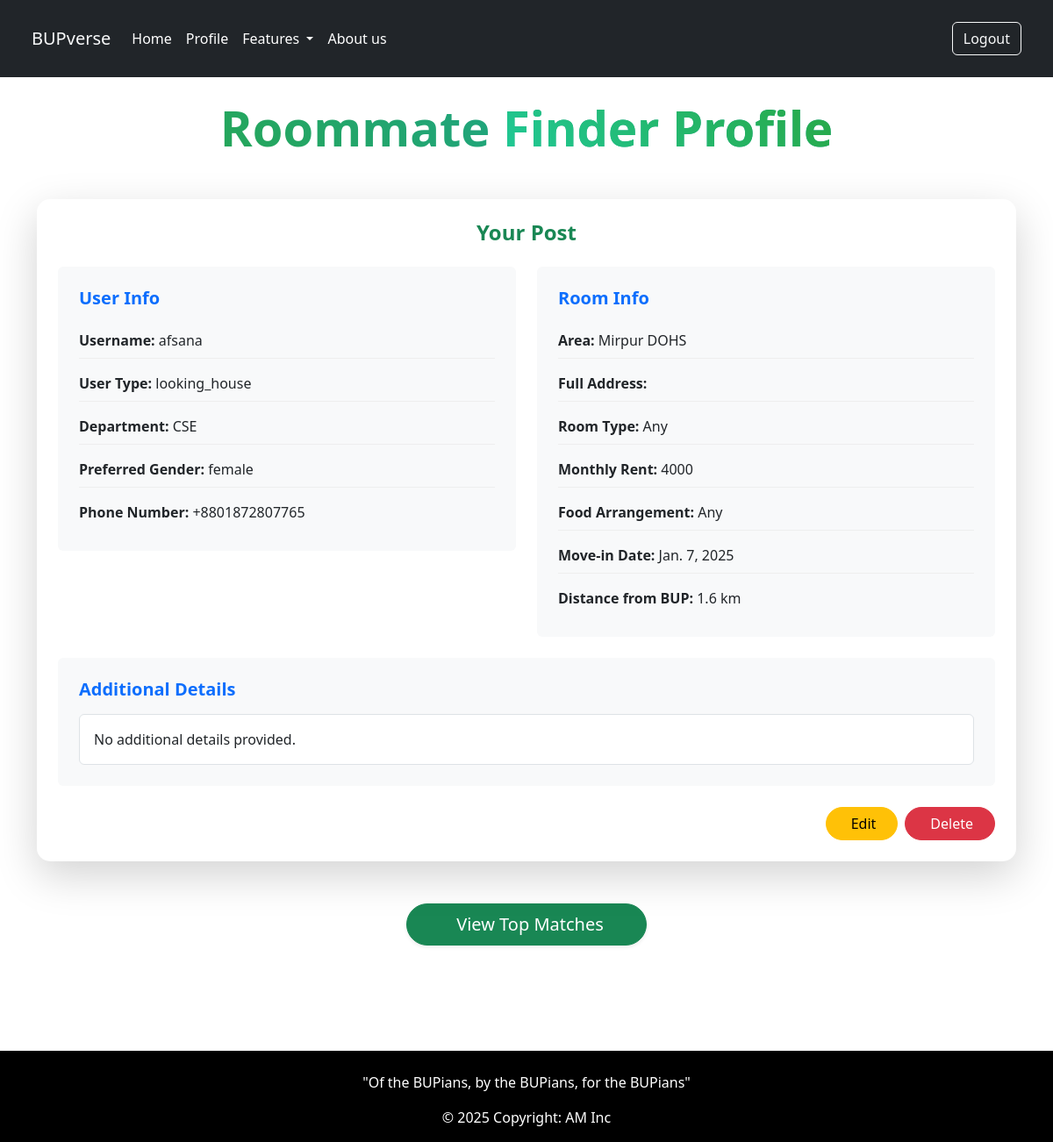
Screenshot of /roommate/room_profile/ (signed in) with the database file from the repository.
### roommate_finder/models.py (models this page shows, shortened)
class roomPost(models.Model):
    user = models.OneToOneField(User, on_delete=models.CASCADE)
    user_type = models.CharField(max_length=16, choices=USER_TYPE_CHOICES)
    rent = models.PositiveIntegerField(help_text="Enter monthly rent")
    gender = models.CharField(max_length=10,choices=GENDER_CHOICES)
    food = models.CharField(max_length=20, choices=FOOD_TYPE)
    area = models.CharField(max_length=100, choices=LOCATION_CHOICES)
    department = models.CharField(max_length=50, choices=DEPARTMENT_CHOICES)
    phone_number = PhoneNumberField(blank=True, default='+880100000000')
    move_in_date = models.DateField(default=timezone.now)
    room_type = models.CharField(max_length=10, choices=ROOM_TYPE_CHOICES)
    full_address = models.TextField(blank=True, null=True, help_text="Write Address in detail")
    description = models.TextField(blank=True, null=True)
    latitude = models.FloatField(blank=True, null=True)
    longitude = models.FloatField(blank=True, null=True)
    dist_from_bup = models.FloatField(blank=True, null=True)
    created_at = models.DateTimeField(auto_now_add=True)

### roommate_finder/views.py (the view)
# urls.py: path('room_profile/', views.room_profile, name='room_profile'),
@login_required
def room_profile(request):
    try:
        post = request.user.roompost
    except roomPost.DoesNotExist:
        post = None
    return render(request, 'room_profile.html', {
        'user': request.user,
        'post': post
    })

### roommate_finder/templates/room_profile.html (shortened to what this page needs)
{% extends "layout.html" %}
{% load static %}
{% block content %}
<div class="container py-4">
    <div class="text-center mb-5">
        <h1 class="display-4 fw-bold mb-3 text-gradient-primary">Roommate <span class="text-gradient-success">Finder Profile</span></h1>
    </div>
    {% if post %}
    <div class="card border-0 shadow-lg mb-5" style="border-radius: 15px;">
        <div class="card-body p-4">
            <h4 class="text-center mb-4 text-success fw-bold">Your Post</h4>
            <div class="row g-4">
                <div class="col-md-6">
                    <div class="info-section bg-light p-4 rounded">
                        <h5 class="text-primary fw-bold mb-3">User Info</h5>
                        <div class="info-item mb-2">
                            <span class="fw-bold text-dark">Username:</span> {{ post.user.username }}
                        </div>
                        <div class="info-item mb-2">
                            <span class="fw-bold text-dark">User Type:</span> {{ post.user_type }}
                        </div>
                        <div class="info-item mb-2">
                            <span class="fw-bold text-dark">Department:</span> {{ post.department }}
                        </div>
                        <div class="info-item mb-2">
                            <span class="fw-bold text-dark">Preferred Gender:</span> {{ post.gender }}
                        </div>
                        <div class="info-item">
                            <span class="fw-bold text-dark">Phone Number:</span> {{ post.phone_number }}
                        </div>
                    </div>
                </div>
                <div class="col-md-6">
                    <div class="info-section bg-light p-4 rounded">
                        <h5 class="text-primary fw-bold mb-3">Room Info</h5>
                        <div class="info-item mb-2">
                            <span class="fw-bold text-dark">Area:</span> {{ post.area }}
                        </div>
                        <div class="info-item mb-2">
                            <span class="fw-bold text-dark">Full Address:</span> {{ post.full_address }}
                        </div>
                        <div class="info-item mb-2">
                            <span class="fw-bold text-dark">Room Type:</span> {{ post.room_type }}
                        </div>
                        <div class="info-item mb-2">
                            <span class="fw-bold text-dark">Monthly Rent:</span> {{ post.rent }}
                        </div>
                        <div class="info-item mb-2">
                            <span class="fw-bold text-dark">Food Arrangement:</span> {{ post.food }}
                        </div>
                        <div class="info-item mb-2">
                            <span class="fw-bold text-dark">Move-in Date:</span> {{ post.move_in_date }}
                        </div>
                        <div class="info-item">
                            <span class="fw-bold text-dark">Distance from BUP:</span> {{ post.dist_from_bup }} km
                        </div>
                    </div>
                </div>
            </div>
            <div class="mt-4">
                <div class="info-section bg-light p-4 rounded">
                    <h5 class="text-primary fw-bold mb-3">Additional Details</h5>
                    <div class="border p-3 rounded bg-white">
                        {{ post.description|default:"No additional details provided." }}
                    </div>
                </div>
            </div>
            <div class="d-flex justify-content-end mt-4">
                <a href="{% url 'room_post_edit' post.id %}" class="btn btn-warning rounded-pill px-4 me-2">
                     Edit
                </a>
                <a href="{% url 'room_delete' post.id %}" class="btn btn-danger rounded-pill px-4">
                     Delete
                </a>
            </div>
        </div>
    </div>
    <div class="text-center mb-5">
        <a href="{% url 'room_matched_posts' post.id %}" class="btn btn-success btn-lg rounded-pill px-5 shadow-sm">
             View Top Matches
        </a>
    </div>
    {% endif %}
</div>
<div class="position-fixed top-0 start-0 w-100 h-100" style="pointer-events: none; z-index: -1;">
    <div class="position-absolute top-0 start-0 w-100 h-100 bg-gradient-primary opacity-5"></div>
</div>
{% endblock %}

### roommate_finder/templates/room_profile.html (style rules this page uses)
.text-gradient-primary { background: linear-gradient(45deg, #28a745, #17a2b8); -webkit-background-clip: text; background-clip: text; -webkit-text-fill-color: transparent; }
.text-gradient-success { background: linear-gradient(45deg, #20c997, #28a745); -webkit-background-clip: text; background-clip: text; -webkit-text-fill-color: transparent; }
.info-section { transition: transform 0.3s ease; }
.info-item { padding: 8px 0; border-bottom: 1px solid #eee; }
.info-item:last-child { border-bottom: none; }

### rows the page displays
roomPost: user.username "afsana", user_type "looking_house", department "CSE", gender "female", phone_number "+8801872807765", area "Mirpur DOHS", room_type "Any", rent "4000", food "Any", move_in_date "Jan. 7, 2025", dist_from_bup "1.6", description "No additional details provided."
